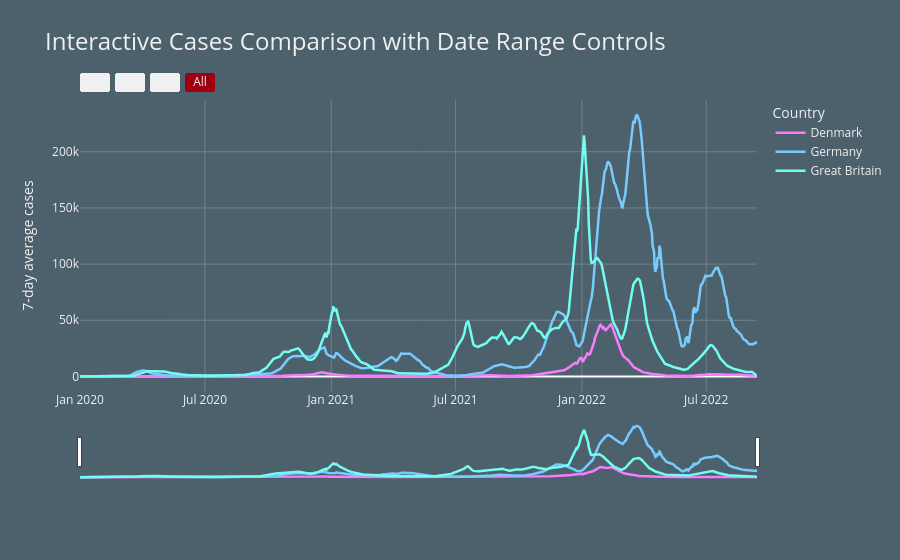

The notebook cell this image was saved under:
### Markdown cell above
## Interactive cases comparison with date range controls

This version adds a date range slider and range selector buttons so the user can quickly focus on shorter phases of the pandemic, such as 6 months or 1 year.

### Code cell
import plotly.graph_objects as go

fig = go.Figure()

for code in selected_countries:
    df_country = epi_compare[epi_compare["location_key"] == code]
    fig.add_trace(
        go.Scatter(
            x=df_country["date"],
            y=df_country["new_confirmed_7d"],
            mode="lines",
            name=country_names[code],
            line=dict(color=COUNTRY_COLORS[code], width=2.5),
            hovertemplate=(
                "<b>%{fullData.name}</b><br>"
                "Date: %{x|%Y-%m-%d}<br>"
                "Cases: %{y:,.0f}<extra></extra>"
            )
        )
    )

fig.update_layout(
    paper_bgcolor="#4C616C",
    plot_bgcolor="#4C616C",
    font=dict(color="#F0F0F0"),
    title="Interactive Cases Comparison with Date Range Controls",
    title_font=dict(size=24, color="#F0F0F0"),
    xaxis_title="",
    yaxis_title="7-day average cases",
    hovermode="x unified",
    legend_title="Country"
)

fig.update_xaxes(
    showgrid=True,
    gridcolor="#6F838D",
    rangeslider_visible=True,
    rangeselector=dict(
        bgcolor="#F0F0F0",
        activecolor="#9D0011",
        buttons=list([
            dict(count=6, label="6m", step="month", stepmode="backward"),
            dict(count=1, label="1y", step="year", stepmode="backward"),
            dict(count=2, label="2y", step="year", stepmode="backward"),
            dict(step="all", label="All")
        ])
    )
)

fig.update_yaxes(showgrid=True, gridcolor="#6F838D")

fig.show()

### Figure 1 — Plotly figure (JSON) as saved in the notebook; plotly's stock layout.template omitted (floating-point values rounded to 4 significant figures; data arrays with more than 128 entries replaced by an {"elided": "..."} marker saying what was removed)
{"data": [{"hovertemplate": "<b>%{fullData.name}</b><br>Date: %{x|%Y-%m-%d}<br>Cases: %{y:,.0f}<extra></extra>", "line": {"color": "#F87CFF", "width": 2.5}, "mode": "lines", "name": "Denmark", "type": "scatter", "x": {"elided": "987 str values"}, "y": {"elided": "987 float values"}}, {"hovertemplate": "<b>%{fullData.name}</b><br>Date: %{x|%Y-%m-%d}<br>Cases: %{y:,.0f}<extra></extra>", "line": {"color": "#77CBFF", "width": 2.5}, "mode": "lines", "name": "Germany", "type": "scatter", "x": {"elided": "987 str values"}, "y": {"elided": "987 float values"}}, {"hovertemplate": "<b>%{fullData.name}</b><br>Date: %{x|%Y-%m-%d}<br>Cases: %{y:,.0f}<extra></extra>", "line": {"color": "#71FEF0", "width": 2.5}, "mode": "lines", "name": "Great Britain", "type": "scatter", "x": {"elided": "987 str values"}, "y": {"elided": "987 float values"}}], "layout": {"font": {"color": "#F0F0F0"}, "hovermode": "x unified", "legend": {"title": {"text": "Country"}}, "paper_bgcolor": "#4C616C", "plot_bgcolor": "#4C616C", "title": {"font": {"color": "#F0F0F0", "size": 24}, "text": "Interactive Cases Comparison with Date Range Controls"}, "xaxis": {"gridcolor": "#6F838D", "rangeselector": {"activecolor": "#9D0011", "bgcolor": "#F0F0F0", "buttons": [{"count": 6, "label": "6m", "step": "month", "stepmode": "backward"}, {"count": 1, "label": "1y", "step": "year", "stepmode": "backward"}, {"count": 2, "label": "2y", "step": "year", "stepmode": "backward"}, {"label": "All", "step": "all"}]}, "rangeslider": {"visible": true}, "showgrid": true, "title": {"text": ""}}, "yaxis": {"gridcolor": "#6F838D", "showgrid": true, "title": {"text": "7-day average cases"}}}}
